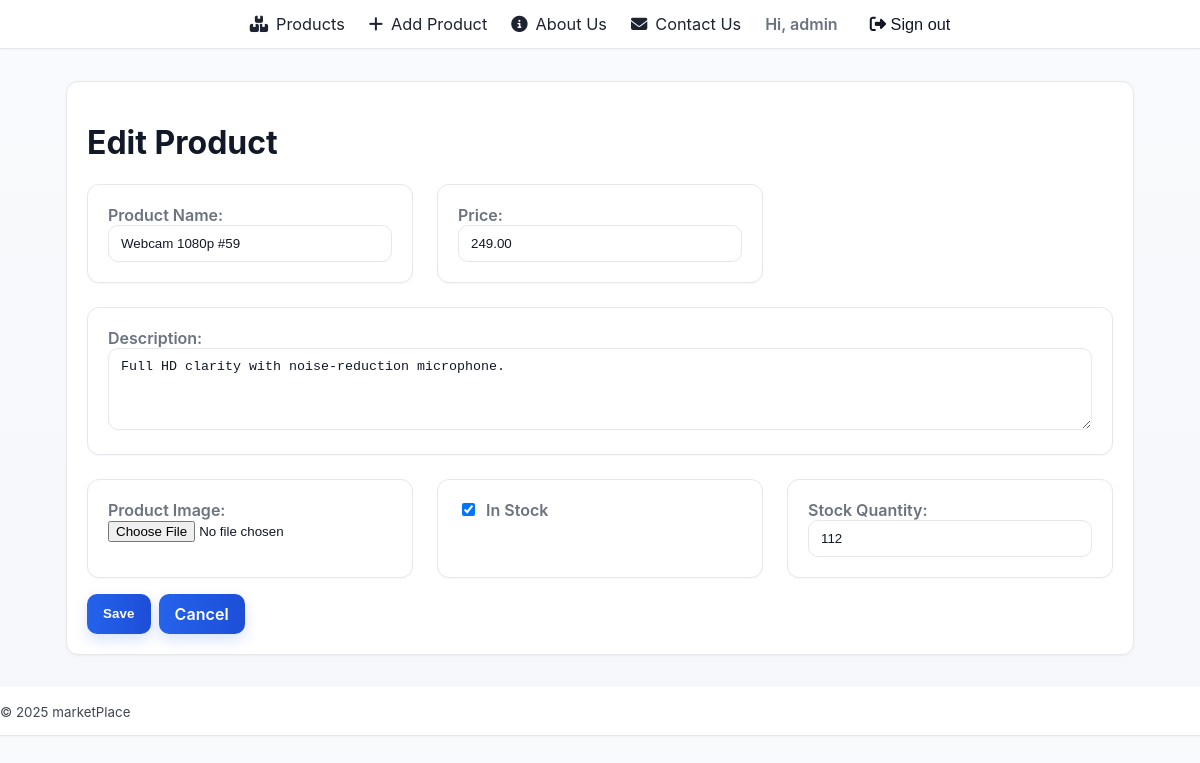
Page /83/edit/ (signed in) on the committed database.
### products/models.py (models this page shows, shortened)
class Product(models.Model):
    name = models.CharField(max_length=200, db_index=True)
    price = models.DecimalField(max_digits=10, decimal_places=2, db_index=True)
    description = models.TextField(blank=True)
    image = models.ImageField(upload_to='products/', blank=True, null=True)
    in_stock = models.BooleanField(default=True)
    stock_quantity = models.PositiveIntegerField(default=0)
    created_at = models.DateTimeField(auto_now_add=True)
    updated_at = models.DateTimeField(auto_now=True)
    code = models.CharField(max_length=50, unique=True, db_index=True)
    class Meta:
        verbose_name = "Product"
        verbose_name_plural = "Products"
        ordering = ['-created_at']
        db_table = 'products'

### products/views.py (the view)
# urls.py: path('<int:pk>/edit/', product_update, name='product_update'),  # Product update
@login_required
def product_update(request, pk):
    product = get_object_or_404(Product, pk=pk)
    if request.method == 'POST':
        form = ProductForm(request.POST, request.FILES, instance=product)
        if form.is_valid():
            product = form.save()
            messages.success(request, 'Product updated successfully')
            return redirect('products:product_detail', pk=product.pk)
        else:
            messages.error(request, 'Please correct the errors below.')
    else:
        form = ProductForm(instance=product)
    return render(request, 'products/product_form.html', {'form': form})

### products/templates/products/product_form.html (shortened to what this page needs)
{% extends "base.html" %}
{% block content %}
<div class="card">
  <h1>{{ form.instance.pk|yesno:"Edit Product,Create Product" }}</h1>
  <form method="post" enctype="multipart/form-data">
    <div class="grid">
      <div class="card">
        {{ form.name.label_tag }}
        {{ form.name }}
      </div>
      <div class="card">
        {{ form.price.label_tag }}
        {{ form.price }}
      </div>
      <div class="card" style="grid-column: 1 / -1;">
        {{ form.description.label_tag }}
        {{ form.description }}
      </div>
      <div class="card">
        {{ form.image.label_tag }}
        {{ form.image }}
      </div>
      <div class="card">
        <label style="display:flex;align-items:center;gap:8px;">{{ form.in_stock }} {{ form.in_stock.label }}</label>
      </div>
      <div class="card">
        {{ form.stock_quantity.label_tag }}
        {{ form.stock_quantity }}
      </div>
    </div>
    <div style="margin-top: 16px; display:flex; gap: 8px;">
      <button type="submit" class="btn">Save</button>
      <a href="{% url 'products:product_list' %}" class="btn">Cancel</a>
    </div>
  </form>
</div>
{% endblock %}

### templates/base.html (shortened to what this page needs)
<!doctype html>
<html lang="en">
<head>
  <link rel="stylesheet" href="https://cdnjs.cloudflare.com/ajax/libs/font-awesome/6.4.2/css/all.min.css" />
  {% load static %}
  <link rel="stylesheet" href="{% static 'styles.css' %}">
</head>
<body>
  <header>
    <nav>
      <a href="{% url 'products:product_list' %}"><i class="fa-solid fa-boxes-stacked"></i> Products</a>
      <a href="{% url 'products:product_create' %}"><i class="fa-solid fa-plus"></i> Add Product</a>
      <a href="{% url 'aboutus:about_us' %}"><i class="fa-solid fa-circle-info"></i> About Us</a>
      <a href="{% url 'contactus:contact_us' %}"><i class="fa-solid fa-envelope"></i> Contact Us</a>
      {% if request.user.is_authenticated %}
        <span class="greeting">Hi, {{ request.user.username }}</span>
        <form class="logout-form" method="post" action="{% url 'logout' %}" style="display:inline;">
          <button type="submit" class="nav-btn"><i class="fa-solid fa-right-from-bracket"></i> Sign out</button>
        </form>
      {% else %}
        <a href="{% url 'login' %}"><i class="fa-solid fa-right-to-bracket"></i> Sign in</a>
      {% endif %}
    </nav>
  </header>
  <main class="container">
    {% block content %}{% endblock %}
  </main>
  <footer>
    <small>© {{ year|default:2025 }} marketPlace</small>
  </footer>
</body>
</html>

### static/styles.css (style rules this page uses)
:root { --bg: #f5f7fb; --card: #ffffff; --card-elev: rgba(17,24,39,0.04); --text: #111827; --muted: #6b7280; --brand1: #2563eb; --brand2: #1d4ed8; --ring: rgba(37,99,235,0.25); --border: #e5e7eb; --nav-bg: #ffffff; --nav-text: #111827; }
* { box-sizing:border-box }
body { font-family:Inter,system-ui,Segoe UI,Arial,sans-serif;margin:0;background:linear-gradient(180deg,#f8fafc 0%, var(--bg) 100%);color:var(--text) }
header,footer { background:var(--nav-bg);color:var(--nav-text);padding:14px 0;border-bottom:1px solid var(--border);box-shadow:0 1px 2px var(--card-elev) }
nav { display:flex;justify-content:center;align-items:center;gap:24px }
nav a { color:var(--nav-text);text-decoration:none;font-size:1.02rem;display:flex;align-items:center;gap:8px;opacity:.95;position:relative }
nav a::after { content:"";position:absolute;left:0;bottom:-6px;width:0;height:2px;background:var(--brand1);border-radius:2px;transition:width .2s }
.greeting { color:var(--muted);font-weight:600 }
.nav-btn { background:none;border:none;color:var(--nav-text);font-size:1.02rem;cursor:pointer;padding:0;margin:0 0 0 8px }
.container { max-width:1100px;margin:32px auto;padding:0 16px }
.card { border:1px solid var(--border);border-radius:12px;padding:20px;box-shadow:0 1px 2px var(--card-elev);background:var(--card);transition:transform .15s, box-shadow .15s }
.grid { display:grid;gap:24px;grid-template-columns:repeat(auto-fit,minmax(280px,1fr)) }
.btn { display:inline-block;padding:10px 16px;border:none;border-radius:10px;background:linear-gradient(90deg,var(--brand1) 0%,var(--brand2) 100%);color:#fff;font-weight:600;letter-spacing:.1px;text-decoration:none;cursor:pointer;box-shadow:0 6px 14px rgba(37,99,235,.18) }
input[type=text],input[type=password],input[type=number],textarea { width:100%;padding:10px 12px;border:1px solid var(--border);border-radius:10px;outline:none;box-shadow:0 0 0 0 transparent;transition:border .15s, box-shadow .15s;background:#fff;color:var(--text) }
input::placeholder,textarea::placeholder { color:#9ca3af }
label { font-weight:600;color:var(--muted) }
footer small { opacity:.8 }

### rows in the picture
Product: instance.pk "Edit Product", name "Webcam 1080p #59", price "249.00", description "Full HD clarity with noise-reduction microphone.", in_stock "☑", stock_quantity "112"

### other values in the picture
{{ request.user.username }} "admin"
{{ year|default:2025 }} "2025"
